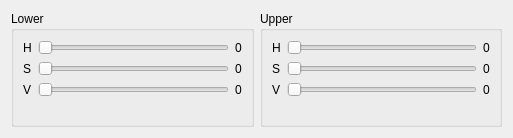
<?xml version="1.0" encoding="UTF-8"?>
<ui version="4.0">
 <class>ColorFilterWidget</class>
 <widget class="QWidget" name="ColorFilterWidget">
  <property name="geometry">
   <rect>
    <x>0</x>
    <y>0</y>
    <width>513</width>
    <height>138</height>
   </rect>
  </property>
  <property name="windowTitle">
   <string>Form</string>
  </property>
  <layout class="QHBoxLayout" name="horizontalLayout">
   <item>
    <widget class="QGroupBox" name="groupBox">
     <property name="title">
      <string>Lower</string>
     </property>
     <layout class="QFormLayout" name="formLayout_4">
      <item row="1" column="0">
       <widget class="QLabel" name="label_5">
        <property name="text">
         <string>H</string>
        </property>
       </widget>
      </item>
      <item row="1" column="1">
       <layout class="QHBoxLayout" name="horizontalLayout_3">
        <item>
         <widget class="QSlider" name="min_hue_slider">
          <property name="maximum">
           <number>360</number>
          </property>
          <property name="orientation">
           <enum>Qt::Horizontal</enum>
          </property>
         </widget>
        </item>
        <item>
         <widget class="QLabel" name="min_hue_label">
          <property name="text">
           <string>0</string>
          </property>
         </widget>
        </item>
       </layout>
      </item>
      <item row="7" column="0">
       <widget class="QLabel" name="label_8">
        <property name="text">
         <string>V</string>
        </property>
       </widget>
      </item>
      <item row="5" column="1">
       <layout class="QHBoxLayout" name="horizontalLayout_4">
        <item>
         <widget class="QSlider" name="min_sat_slider">
          <property name="maximum">
           <number>100</number>
          </property>
          <property name="orientation">
           <enum>Qt::Horizontal</enum>
          </property>
         </widget>
        </item>
        <item>
         <widget class="QLabel" name="min_sat_label">
          <property name="text">
           <string>0</string>
          </property>
         </widget>
        </item>
       </layout>
      </item>
      <item row="7" column="1">
       <layout class="QHBoxLayout" name="horizontalLayout_5">
        <item>
         <widget class="QSlider" name="min_val_slider">
          <property name="maximum">
           <number>100</number>
          </property>
          <property name="orientation">
           <enum>Qt::Horizontal</enum>
          </property>
         </widget>
        </item>
        <item>
         <widget class="QLabel" name="min_val_label">
          <property name="text">
           <string>0</string>
          </property>
         </widget>
        </item>
       </layout>
      </item>
      <item row="5" column="0">
       <widget class="QLabel" name="label_7">
        <property name="text">
         <string>S</string>
        </property>
       </widget>
      </item>
     </layout>
    </widget>
   </item>
   <item>
    <widget class="QGroupBox" name="groupBox_2">
     <property name="title">
      <string>Upper</string>
     </property>
     <layout class="QFormLayout" name="formLayout_3">
      <item row="0" column="0">
       <widget class="QLabel" name="label_6">
        <property name="text">
         <string>H</string>
        </property>
       </widget>
      </item>
      <item row="4" column="0">
       <widget class="QLabel" name="label">
        <property name="text">
         <string>S</string>
        </property>
       </widget>
      </item>
      <item row="5" column="0">
       <widget class="QLabel" name="label_4">
        <property name="text">
         <string>V</string>
        </property>
       </widget>
      </item>
      <item row="0" column="1">
       <layout class="QHBoxLayout" name="horizontalLayout_6">
        <item>
         <widget class="QSlider" name="max_hue_slider">
          <property name="maximum">
           <number>360</number>
          </property>
          <property name="orientation">
           <enum>Qt::Horizontal</enum>
          </property>
         </widget>
        </item>
        <item>
         <widget class="QLabel" name="max_hue_label">
          <property name="text">
           <string>0</string>
          </property>
         </widget>
        </item>
       </layout>
      </item>
      <item row="4" column="1">
       <layout class="QHBoxLayout" name="horizontalLayout_8">
        <item>
         <widget class="QSlider" name="max_sat_slider">
          <property name="maximum">
           <number>100</number>
          </property>
          <property name="orientation">
           <enum>Qt::Horizontal</enum>
          </property>
         </widget>
        </item>
        <item>
         <widget class="QLabel" name="max_sat_label">
          <property name="text">
           <string>0</string>
          </property>
         </widget>
        </item>
       </layout>
      </item>
      <item row="5" column="1">
       <layout class="QHBoxLayout" name="horizontalLayout_7">
        <item>
         <widget class="QSlider" name="max_val_slider">
          <property name="maximum">
           <number>100</number>
          </property>
          <property name="orientation">
           <enum>Qt::Horizontal</enum>
          </property>
         </widget>
        </item>
        <item>
         <widget class="QLabel" name="max_val_label">
          <property name="text">
           <string>0</string>
          </property>
         </widget>
        </item>
       </layout>
      </item>
     </layout>
    </widget>
   </item>
  </layout>
 </widget>
 <resources/>
 <connections/>
</ui>
